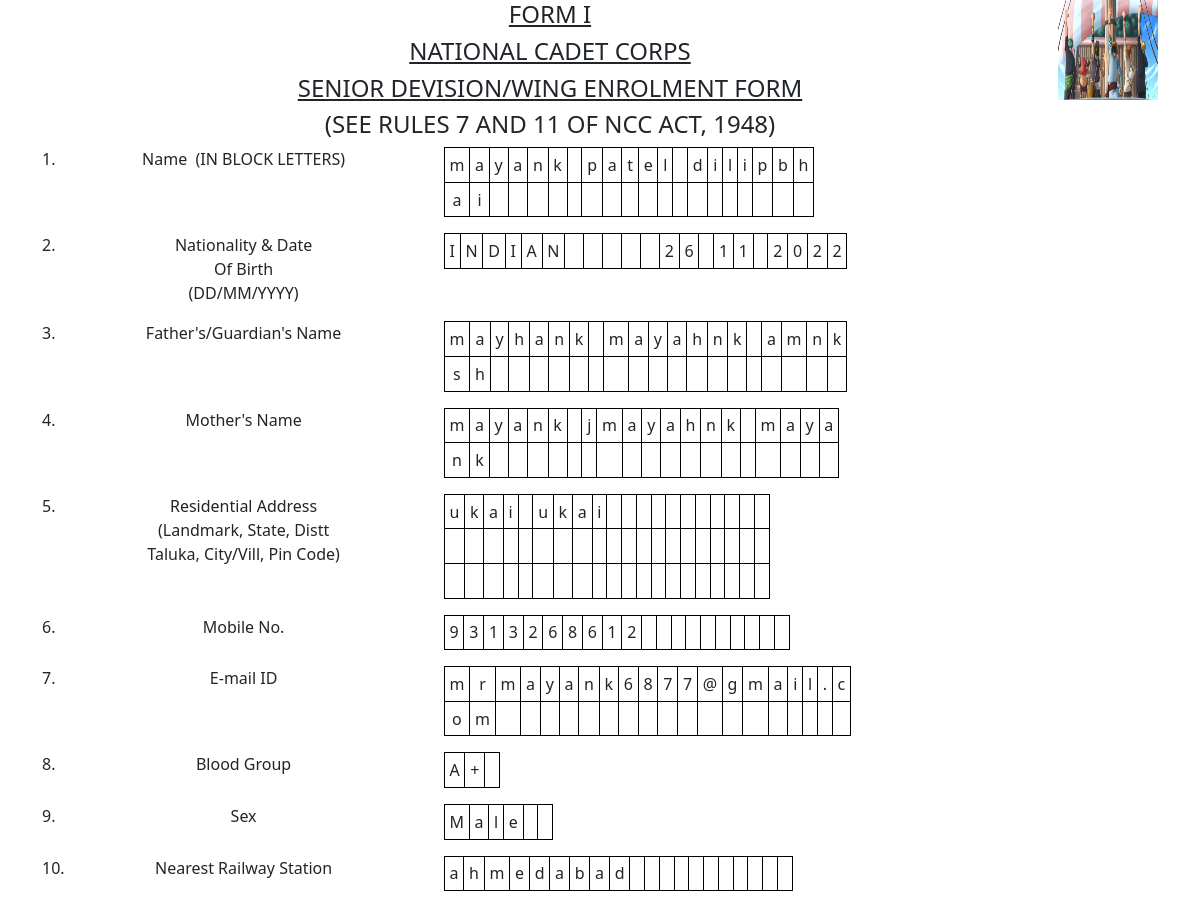
Page /nccForm.php (signed in, upper part) on the earlier database version.
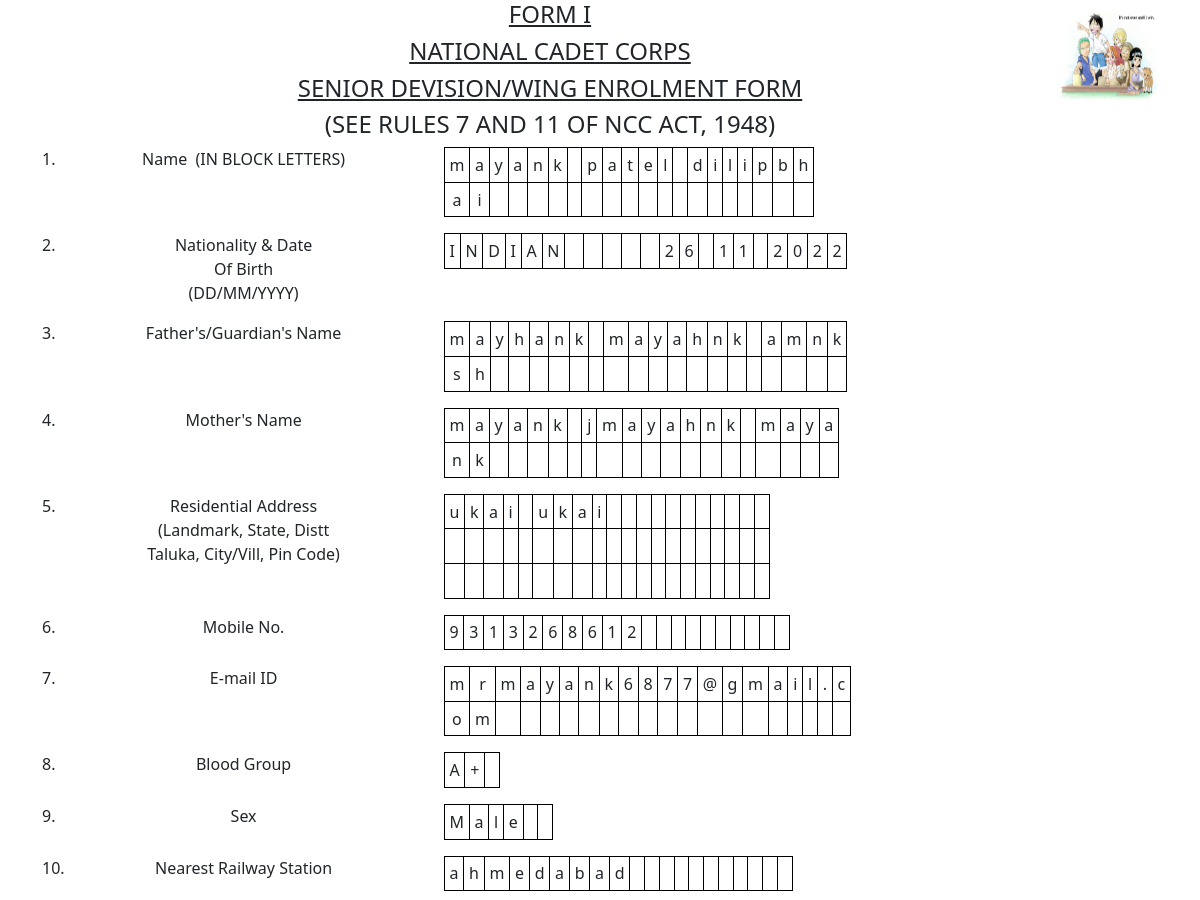
Same page on the later database version.
### tables this page shows
CREATE TABLE `studentdocument` (
  `docID` int(200) NOT NULL,
  `userPhoto` varchar(255) DEFAULT NULL,
  `signPhoto` varchar(255) DEFAULT NULL,
  `passPhoto` varchar(255) DEFAULT NULL,
  `userID` int(200) DEFAULT NULL,
  `future1` varchar(255) DEFAULT NULL,
  `future2` varchar(255) DEFAULT NULL
);

### nccForm.php (the view, shortened to what the changed rows need)
<?php
    include ('database/include.php');
    $uniqueID = $_SESSION['userId'];
    $getDocument = "SELECT * FROM `studentdocument` WHERE `userID` = '$uniqueID'";
    $getDocumentResult = mysqli_query($conn, $getDocument);
    $getDocumentRow = mysqli_fetch_assoc($getDocumentResult);
    $studentP = $getDocumentRow['userPhoto'];
?>
<!DOCTYPE html>
<html lang="en">
<head>
    <link href="https://cdn.jsdelivr.net/npm/bootstrap@5.2.0/dist/css/bootstrap.min.css" rel="stylesheet">
</head>
<body>
    <div class="container main" id="nccRegForm">
        <center>
            <div class="content" style="display: flex;">
                <div class="image ms-auto">
                    <img src="<?php
                        echo $studentP;
                    ?>" height="100rem" width="100rem">
                </div>
            </div>
        </center>
    </div>
    <br>
    <br>
</body>
</html>

Differences in the rows shown:
changed studentdocument: userPhoto: a different picture
